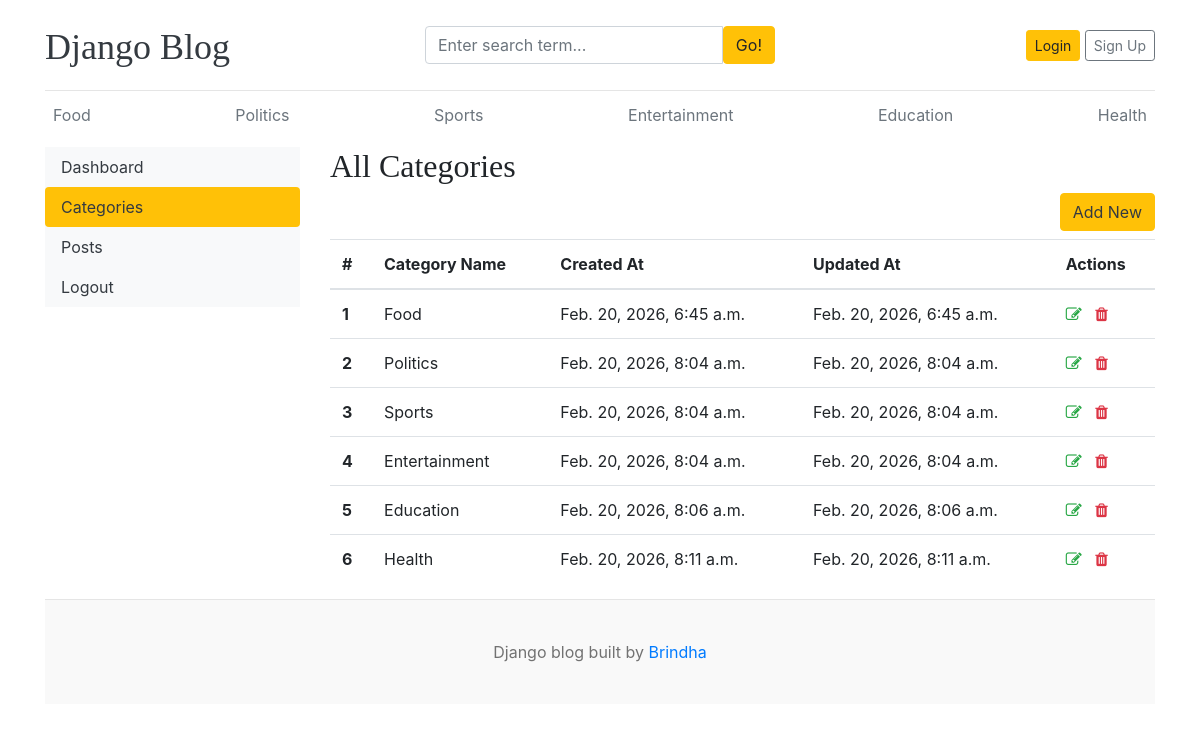
Before: /dashboard/categories/ with the older database file.
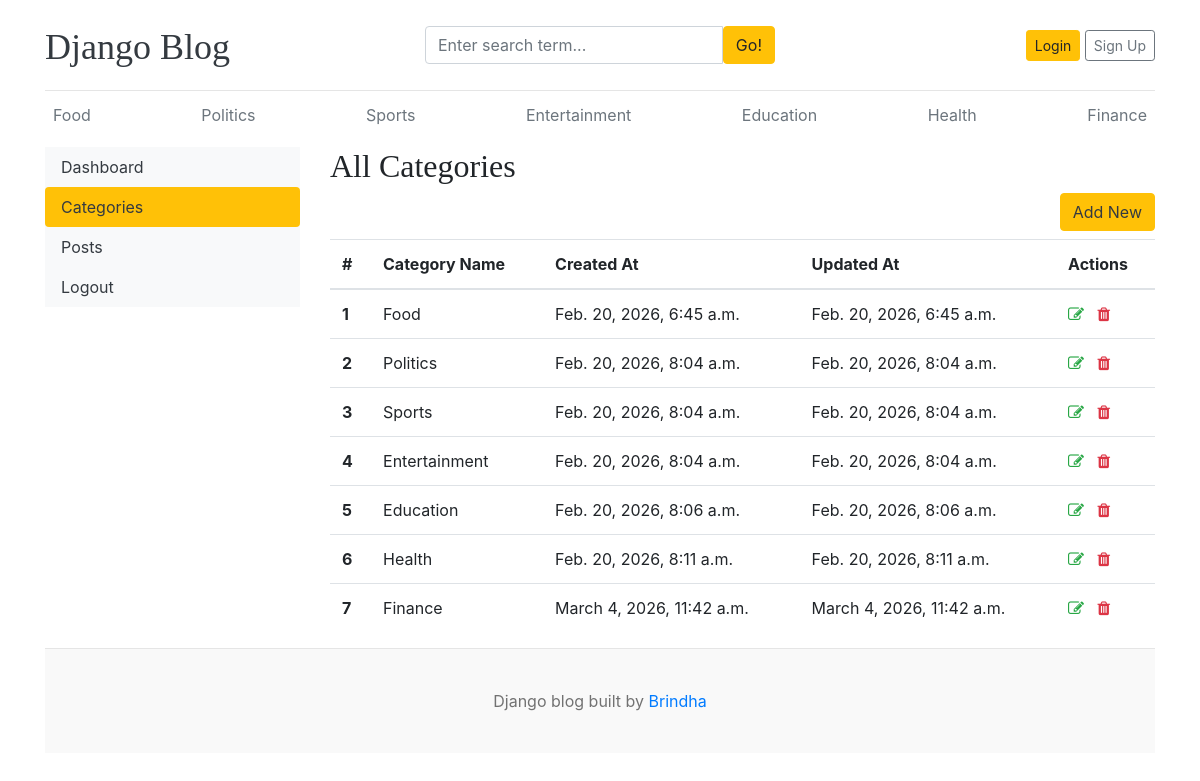
After: the same page with the newer database file.
### blogs/models.py (models this page shows)
class Category(models.Model):
    category_name = models.CharField(max_length=50, unique = True)
    created_at = models.DateTimeField(auto_now_add=True)
    updated_at = models.DateTimeField(auto_now=True)
    class Meta:
        verbose_name_plural = 'categories'
    def __str__(self):
        return self.category_name

### dashboard/views.py (the view)
# urls.py: path('categories/', views.categories, name='categories'),
def categories(request):
    return render(request, 'dashboard/categories.html')

### blogs/context_processors.py (called while the page is built)
def get_categories(request):
    categories = Category.objects.all()
    return dict(categories=categories)

def get_links(request):
    social_links = SocialLinks.objects.all()
    return dict(social_links=social_links)

### templates/dashboard/categories.html (shortened to what this page needs)
{% extends 'base.html' %}
{% block content %}
<div class="row">
    {% include 'dashboard/sidebar.html' %}
    <div class="col-md-9">
        <h2> All Categories</h2>
        <a href="{% url 'add_category' %}" class="btn btn-warning text-dark float-right mb-2">Add New</a>
        <br>
        <table class="table table-hover">
            <thead>
                <tr>
                <th>#</th>
                <th>Category Name</th>
                <th>Created At</th>
                <th>Updated At</th>
                <th>Actions</th>
                </tr>
            </thead>
            <tbody>
                {% for cat in categories%}
                <tr>
                    <th>{{ forloop.counter }}</th>
                    <td>{{ cat }}</td>
                    <td>{{ cat.created_at }}</td>
                    <td>{{ cat.updated_at }}</td>
                    <td>
                       <a href="{% url 'edit_category' cat.pk %}"><i class="fa fa-edit text-success"></i></a>
                       <a href="{% url 'delete_category' cat.pk %}"><i class="fa fa-trash text-danger"></i></a>
                    </td>
                </tr>
                {% endfor %}
            </tbody>
        </table>
    </div>
</div>
{% endblock %}

### templates/base.html (shortened to what this page needs)
{% load static %}
<!DOCTYPE html>
<html lang="en">
<head>
    <link href="https://getbootstrap.com/docs/4.0/dist/css/bootstrap.min.css" rel="stylesheet">
    <link href="{% static 'css/blog.css' %}" rel="stylesheet">
    <link rel="stylesheet" href="https://cdnjs.cloudflare.com/ajax/libs/font-awesome/4.7.0/css/font-awesome.min.css">
  </head>
<body>
    <div class="container">
      <header class="blog-header py-3">
        <div class="row flex-nowrap justify-content-between align-items-center">
          <div class="col-4 pt-1">
            <a class="blog-header-logo text-dark" href="/">Django Blog</a>
          </div>
          <div class="col-4">
            <form action="{% url 'search' %}" method="GET">
              <div class="input-group">
                  <input class="form-control" type="text" name="keyword" placeholder="Enter search term..." aria-label="Enter search term..." aria-describedby="button-search" />
                  <button type="submit" class="btn btn-warning" id="button-search" type="button">Go!</button>
              </div>
            </form>
          </div>
          <div class="col-4 d-flex justify-content-end align-items-center">
            {% if user.is_authenticated %}
              <span><a href="{% url 'dashboard' %}">{{ user }}, Dashboard</a></span>
              &emsp;
              <span><a href="{% url 'logout' %}">Logout</a></span>
            {% else %}
            <a class="btn btn-sm btn-warning" href="{% url 'login'%}">Login</a> &nbsp;
            <a class="btn btn-sm btn-outline-secondary" href="{% url 'register' %}">Sign Up</a>
            {% endif %}
          </div>
        </div>
      </header>
      <div class="nav-scroller py-1 mb-2">
        <nav class="nav d-flex justify-content-between">
          {% for category in categories %}
          <a class="p-2 text-muted" href="{% url 'post_by_category' category.id %}">{{ category.category_name }}</a>
          {% endfor %}
        </nav>
      </div>
{% block content%}
{% endblock %}
<footer class="blog-footer">
  <p>Django blog built by <a href="#">Brindha</a></p>
</footer>
</body>
</html>

### templates/dashboard/sidebar.html
<div class="col-md-3">
        <div class="nav flex-column nav-pills bg-light" aria-orientation="vertical">
             <a href="{% url 'dashboard' %}" class="nav-link text-dark {% if '/dashboard/' == request.path %}bg-warning{% endif %}">Dashboard</a>
             <a href="{% url 'categories' %}" class="nav-link text-dark {% if '/categories/' in request.path %}bg-warning{% endif %}">Categories</a>
             <a href="" class="nav-link text-dark {% if '/posts/' in request.path %}bg-warning{% endif %}">Posts</a>
             <a href="" class="nav-link text-dark {% if '/logout/' in request.path %}bg-warning{% endif %}">Logout</a>
        </div>
</div>

### blog_app/static/css/blog.css (style rules this page uses)
.blog-header { border-bottom: 1px solid #e5e5e5; }
.blog-header-logo { font-family: "Playfair Display", Georgia, "Times New Roman", serif; font-size: 2.25rem; }
h1, h2, h3, h4, h5, h6 { font-family: "Playfair Display", Georgia, "Times New Roman", serif; }
.blog-footer { padding: 2.5rem 0; color: #727272; text-align: center; background-color: #f9f9f9; border-top: .05rem solid #e5e5e5; }
.blog-footer p:last-child { margin-bottom: 0; }

Changed rows visible on the page:
added Category: category_name "Finance", created_at "March 4, 2026, 11:42 a.m.", updated_at "March 4, 2026, 11:42 a.m."
